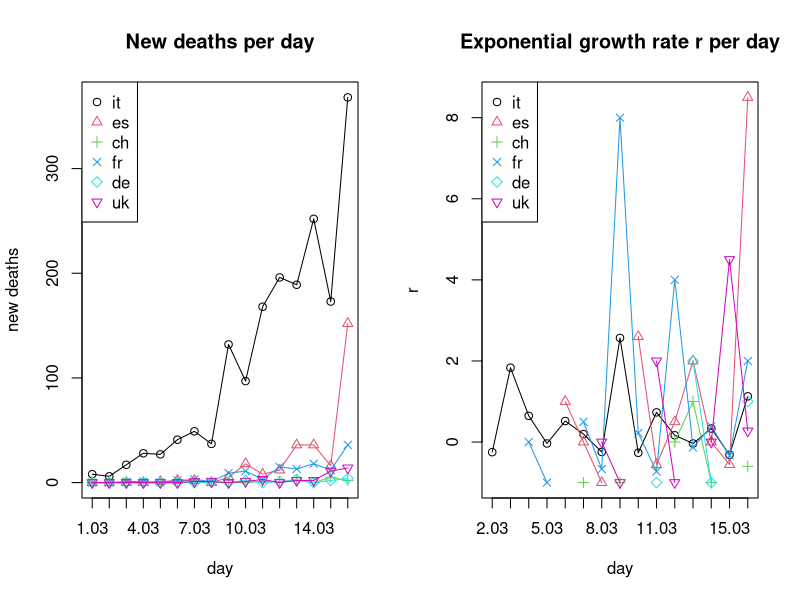

Here is the R script that generated this plot:
## Exponential growth
# y = a * (1 + r)^x
# a = initial value (the amount before measuring growth or decay)
# r = growth or decay rate (most often represented as a percentage and expressed as a decimal)
# x = number of time intervals that have passed
# (y/a)^(1/x) - 1 = r


## March: New confirmed covid-19 deaths per day. Data taken from daily situation reports from the WHO website.
days <- c('01.03','02.03','03.03','04.03','05.03','06.03','07.03',
          '08.03','09.03','10.03','11.03','12.03','13.03','14.03',
          '15.03','16.03')
it <- c(8,6,17,28,27,41,49,37,132,97,168,196,189,252,173,368)
es <- c(0,0,0,0,1,2,2,0,5,18,8,12,36,36,16,152)
ch <- c(0,0,0,0,0,1,0,1,0,0,1,1,2,0,5,2)
fr <- c(0,0,1,1,0,2,3,1,9,11,3,15,13,18,12,36)
de <- c(0,0,0,0,0,0,0,0,0,2,0,1,3,0,2,4)
uk <- c(0,0,0,0,0,0,1,1,0,1,3,0,2,2,11,14)
all_countries <- list(it,es,ch,fr,de,uk)


## Computing exponential growth rates r
compute_r <- function(y, t, x){
  r <- c()
  for(i in 2:length(t)){
    new_r <- (y[i] / y[i-1])^(1/x) - 1
    if(abs(new_r) %in% c(Inf, NaN)) new_r <- NA
    r <- c(r, new_r)
  }
  return(r)
}

r_it <- compute_r(it, days, 1)
r_es <- compute_r(es, days, 1)
r_ch <- compute_r(ch, days, 1)
r_fr <- compute_r(fr, days, 1)
r_de <- compute_r(de, days, 1)
r_uk <- compute_r(uk, days, 1)
all_countries_r <- list(r_it,r_es,r_ch,r_fr,r_de,r_uk)


## Plotting
all_countries_names <- c('it','es','ch','fr','de','uk')
colors <- 1:length(all_countries_names)
pchs <- 1:length(all_countries_names)

par(mfrow=c(1,2))

# New cases per day
plot(days, unlist(all_countries[1]), main='New deaths per day', type='o',
     ylim=c(0,max(unlist(all_countries),na.rm=T)),
     xaxt="n", col=colors[1], pch=pchs[1], ylab='new deaths', xlab='day')
axis(1, at=days, labels=T)
for(i in 2:length(all_countries)){
  lines(days, unlist(all_countries[i]), type='o', col=colors[i], pch=pchs[i])
}
legend('topleft',legend=all_countries_names,col=colors,pch=pchs)

# Exponential growth rate r per day
plot(days[-1], unlist(all_countries_r[1]), main='Exponential growth rate r per day', type='o',
     ylim=c(min(unlist(all_countries_r),na.rm=T), max(unlist(all_countries_r),na.rm=T)),
     xaxt="n", col=colors[1], pch=pchs[1], ylab='r', xlab='day')
axis(1, at=days[-1], labels=T)
for(i in 2:length(all_countries_r)){
  lines(days[-1], unlist(all_countries_r[i]), type='o', col=colors[i], pch=pchs[i])
}
legend('topleft',legend=all_countries_names,col=colors,pch=pchs)
